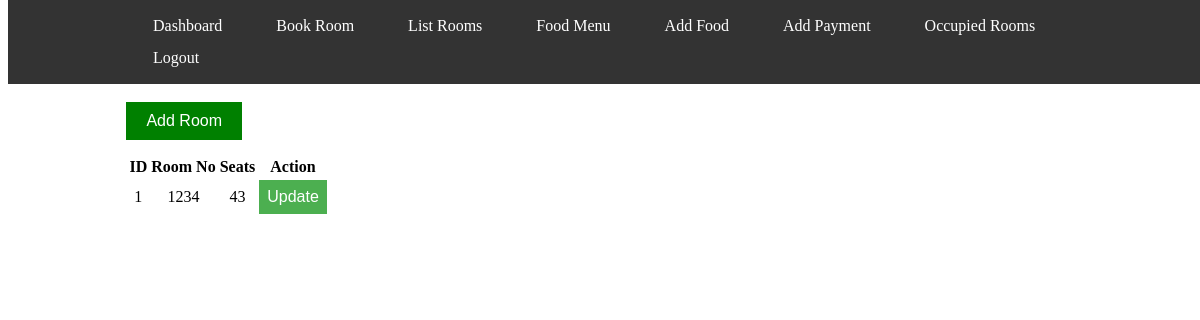
The app's page /admin/roomlist.php (signed in) with its own data.
### tables this page shows
CREATE TABLE `rooms` (
  `id` int(255) NOT NULL,
  `roomno` int(255) NOT NULL,
  `seats` int(255) NOT NULL
);

### admin/roomlist.php (the view, shortened to what this page needs)
<?php
include '../includes/db/config.php';
$sql = "select * from rooms";
$res = $conn->query($sql);
$details = $res->fetch_all(MYSQLI_ASSOC);
?>
<!DOCTYPE html>
<html lang="en">
<head>
    <link rel="stylesheet" href="../includes/css/bookroom.css" />
    <link rel="stylesheet" href="../includes/css/dropdown.css" />
</head>
<body>
    <div class="container">
        <span>
        </span>
        <div class="button-add">
            <button id="add-room"
                style="background-color: green; color: white; font-size: 16px; padding: 10px 20px; border: none; cursor: pointer; right: 0;">Add
                Room</button>
        </div>
        <table class="roomtbl">
            <thead>
                <th style="text-align:center;">ID</th>
                <th style="text-align:center;">Room No</th>
                <th style="text-align:center;">Seats</th>
                <th style="text-align:center;">Action</th>
            </thead>
            <tbody>
                <?php foreach ($details as $room):
                    ?>
                <tr>
                    <td style="text-align:center;">
                        <?php echo $room['id']; ?>
                    </td>
                    <td style="text-align:center;">
                        <?php echo $room['roomno']; ?>
                    </td>
                    <td style="text-align:center;">
                        <?php echo $room['seats']; ?>
                    </td>
                    <td style="text-align:center;">
                        <div class="dropdown">
                            <button class="dropbtn">Update</button>
                        </div>
                    </td>
                </tr>
                <?php endforeach; ?>
            </tbody>
        </table>
        <?php include('./pops/add-rooms.php'); ?>
</body>
</html>

### includes/css/dropdown.css (style rules this page uses)
.dropbtn { background-color: #4caf50; color: white; padding: 8px; font-size: 16px; border: none; }

### admin/roomlist.php (style rules this page uses)
.button-add { display: flex; justify-content: flex-start; margin-bottom: 15px; }

### records on screen
rooms: id "1", roomno "1234", seats "43"
